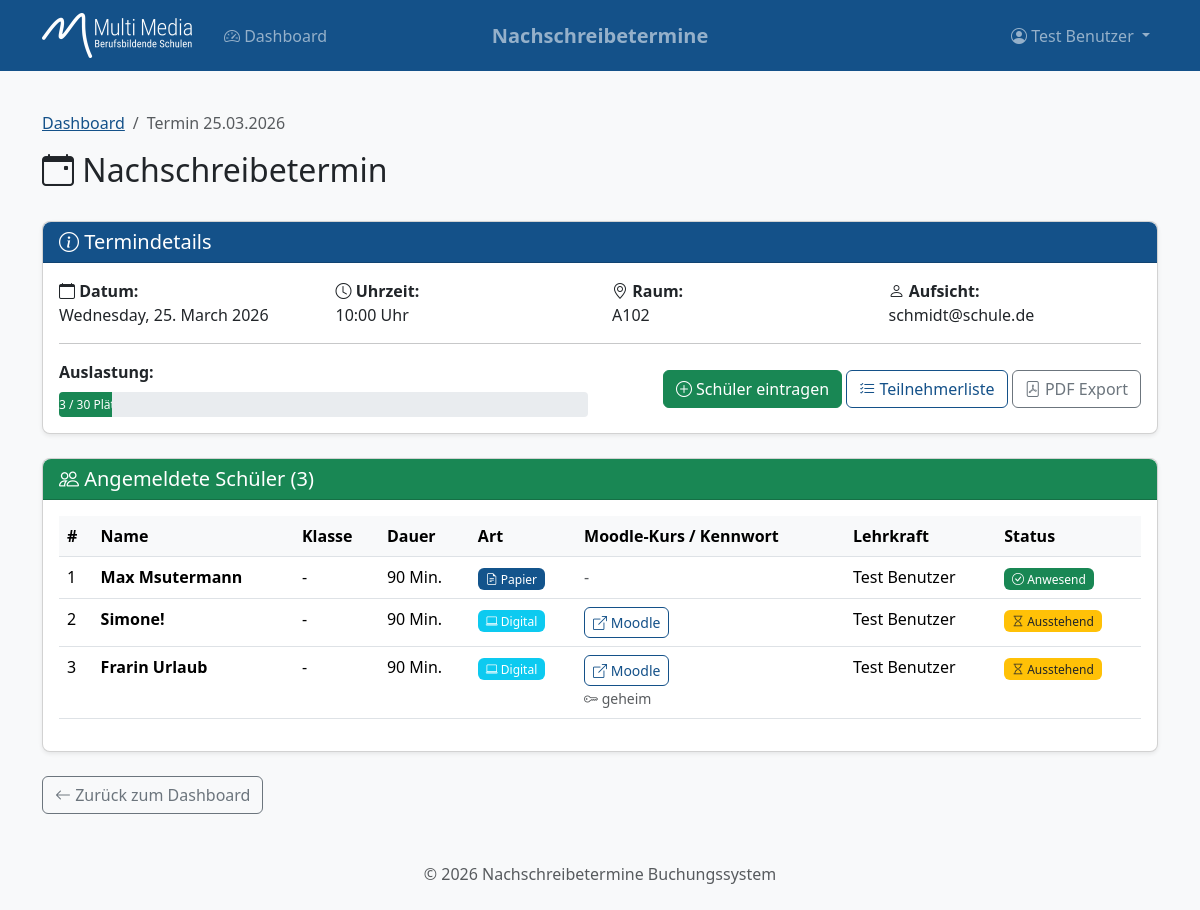
The app's page /termine/2 (signed in) with its own data.
### models.py (models this page shows, shortened)
class User(UserMixin, db.Model):
    __tablename__ = 'users'
    id = db.Column(db.Integer, primary_key=True)
    email = db.Column(db.String(120), unique=True, nullable=False)
    name = db.Column(db.String(100), nullable=False)
    azure_id = db.Column(db.String(100), unique=True, nullable=True)
    password_hash = db.Column(db.String(256), nullable=True)  # Für Debug-Benutzer
    is_test_user = db.Column(db.Boolean, default=False)
    is_lehrer = db.Column(db.Boolean, default=True)
    created_at = db.Column(db.DateTime, default=datetime.utcnow)
    buchungen = db.relationship('Buchung', backref='erstellt_von', lazy='dynamic',
                                foreign_keys='Buchung.lehrer_id')

class Termin(db.Model):
    __tablename__ = 'termine'
    id = db.Column(db.Integer, primary_key=True)
    datum = db.Column(db.Date, nullable=False)
    uhrzeit = db.Column(db.Time, nullable=False)
    aufsicht_email = db.Column(db.String(120), nullable=False)
    raum = db.Column(db.String(50), nullable=True)
    created_at = db.Column(db.DateTime, default=datetime.utcnow)
    buchungen = db.relationship('Buchung', backref='termin', lazy='dynamic')
    @property
    def datetime(self):
        return datetime.combine(self.datum, self.uhrzeit)
    @property
    def ist_vergangen(self):
        return self.datetime < datetime.now()
    @property
    def anzahl_buchungen(self):
        return self.buchungen.count()
    def hat_freie_plaetze(self, max_plaetze):
        return self.anzahl_buchungen < max_plaetze

class Buchung(db.Model):
    __tablename__ = 'buchungen'
    id = db.Column(db.Integer, primary_key=True)
    termin_id = db.Column(db.Integer, db.ForeignKey('termine.id'), nullable=False)
    lehrer_id = db.Column(db.Integer, db.ForeignKey('users.id'), nullable=False)
    schueler_name = db.Column(db.String(100), nullable=False)
    klasse = db.Column(db.String(20), nullable=True)
    dauer_minuten = db.Column(db.Integer, nullable=False, default=90)
    ist_digital = db.Column(db.Boolean, default=False)
    moodle_url = db.Column(db.String(500), nullable=True)
    moodle_passwort = db.Column(db.String(100), nullable=True)
    ist_anwesend = db.Column(db.Boolean, default=False)
    anwesenheit_bestaetigt_um = db.Column(db.DateTime, nullable=True)
    created_at = db.Column(db.DateTime, default=datetime.utcnow)
    updated_at = db.Column(db.DateTime, default=datetime.utcnow, onupdate=datetime.utcnow)

### routes.py (the view)
@termine_bp.route('/<int:termin_id>')
@login_required
@lehrer_required
def detail(termin_id):
    termin = Termin.query.get_or_404(termin_id)
    buchungen = termin.buchungen.all()
    max_plaetze = current_app.config['MAX_SCHUELER_PRO_TERMIN']
    return render_template('termine/detail.html',
                         termin=termin,
                         buchungen=buchungen,
                         max_plaetze=max_plaetze)

### auth.py (called while the page is built)
@login_manager.user_loader
def load_user(user_id):
    return User.query.get(int(user_id))

def lehrer_required(f):
    @wraps(f)
    def decorated_function(*args, **kwargs):
        if not current_user.is_authenticated:
            return redirect(url_for('auth.login'))
        if current_user.is_test_user:
            return f(*args, **kwargs)
        if not current_user.is_lehrer:
            return redirect(url_for('main.unauthorized'))
        return f(*args, **kwargs)
    return decorated_function

### templates/termine/detail.html (shortened to what this page needs)
{% extends "base.html" %}
{% block content %}
<div class="row mb-4">
    <div class="col">
        <nav aria-label="breadcrumb">
            <ol class="breadcrumb">
                <li class="breadcrumb-item"><a href="{{ url_for('main.dashboard') }}">Dashboard</a></li>
                <li class="breadcrumb-item active">Termin {{ termin.datum.strftime('%d.%m.%Y') }}</li>
            </ol>
        </nav>
        <h2>
            <i class="bi bi-calendar-event"></i> Nachschreibetermin
        </h2>
    </div>
</div>
<div class="card mb-4">
    <div class="card-header bg-primary text-white">
        <h5 class="mb-0">
            <i class="bi bi-info-circle"></i> Termindetails
        </h5>
    </div>
    <div class="card-body">
        <div class="row">
            <div class="col-md-3">
                <strong><i class="bi bi-calendar"></i> Datum:</strong><br>
                {{ termin.datum.strftime('%A, %d. %B %Y') }}
            </div>
            <div class="col-md-3">
                <strong><i class="bi bi-clock"></i> Uhrzeit:</strong><br>
                {{ termin.uhrzeit.strftime('%H:%M') }} Uhr
            </div>
            <div class="col-md-3">
                <strong><i class="bi bi-geo-alt"></i> Raum:</strong><br>
                {{ termin.raum or 'N/A' }}
            </div>
            <div class="col-md-3">
                <strong><i class="bi bi-person"></i> Aufsicht:</strong><br>
                {{ termin.aufsicht_email }}
            </div>
        </div>
        <hr>
        <div class="row align-items-center">
            <div class="col-md-6">
                {% set prozent = (termin.anzahl_buchungen / max_plaetze * 100)|int %}
                <strong>Auslastung:</strong>
                <div class="progress mt-2" style="height: 25px;">
                    <div class="progress-bar
                        {% if prozent >= 100 %}bg-danger{% elif prozent >= 70 %}bg-warning{% else %}bg-success{% endif %}"
                        role="progressbar"
                        style="width: {{ prozent }}%">
                        {{ termin.anzahl_buchungen }} / {{ max_plaetze }} Plätze belegt
                    </div>
                </div>
            </div>
            <div class="col-md-6 text-md-end mt-3 mt-md-0">
                {% if not termin.ist_vergangen and termin.hat_freie_plaetze(max_plaetze) %}
                    <a href="{{ url_for('termine.buchen', termin_id=termin.id) }}" class="btn btn-success">
                        <i class="bi bi-plus-circle"></i> Schüler eintragen
                    </a>
                {% endif %}
                <a href="{{ url_for('termine.teilnehmerliste', termin_id=termin.id) }}" class="btn btn-outline-primary">
                    <i class="bi bi-list-check"></i> Teilnehmerliste
                </a>
                <a href="{{ url_for('termine.teilnehmerliste_pdf', termin_id=termin.id) }}" class="btn btn-outline-secondary">
                    <i class="bi bi-file-pdf"></i> PDF Export
                </a>
            </div>
        </div>
    </div>
</div>
<div class="card">
    <div class="card-header bg-success text-white">
        <h5 class="mb-0">
            <i class="bi bi-people"></i> Angemeldete Schüler ({{ buchungen|length }})
        </h5>
    </div>
    <div class="card-body">
        {% if buchungen %}
        <div class="table-responsive">
            <table class="table table-hover">
                <thead>
                    <tr>
                        <th>#</th>
                        <th>Name</th>
                        <th>Klasse</th>
                        <th>Dauer</th>
                        <th>Art</th>
                        <th>Moodle-Kurs / Kennwort</th>
                        <th>Lehrkraft</th>
                        <th>Status</th>
                    </tr>
                </thead>
                <tbody>
                    {% for buchung in buchungen %}
                    <tr>
                        <td>{{ loop.index }}</td>
                        <td><strong>{{ buchung.schueler_name }}</strong></td>
                        <td>{{ buchung.klasse or '-' }}</td>
                        <td>{{ buchung.dauer_minuten }} Min.</td>
                        <td>
                            {% if buchung.ist_digital %}
                                <span class="badge bg-info">
                                    <i class="bi bi-laptop"></i> Digital
                                </span>
                            {% else %}
                                <span class="badge bg-secondary">
                                    <i class="bi bi-file-earmark-text"></i> Papier
                                </span>
                            {% endif %}
                        </td>
                        <td>
                            {% if buchung.ist_digital and buchung.moodle_url %}
                                <a href="{{ buchung.moodle_url }}" target="_blank" class="btn btn-sm btn-outline-primary">
                                    <i class="bi bi-box-arrow-up-right"></i> Moodle
                                </a>
                                {% if buchung.moodle_passwort %}
                                    <br><small class="text-muted mt-1"><i class="bi bi-key"></i> {{ buchung.moodle_passwort }}</small>
                                {% endif %}
                            {% else %}
                                <span class="text-muted">-</span>
                            {% endif %}
                        </td>
                        <td>{{ buchung.erstellt_von.name }}</td>
                        <td>
                            {% if buchung.ist_anwesend %}
                                <span class="badge bg-success">
                                    <i class="bi bi-check-circle"></i> Anwesend
                                </span>
                            {% else %}
                                <span class="badge bg-warning text-dark">
                                    <i class="bi bi-hourglass"></i> Ausstehend
                                </span>
                            {% endif %}
                        </td>
                    </tr>
                    {% endfor %}
                </tbody>
            </table>
        </div>
        {% endif %}
    </div>
</div>
<div class="mt-4">
    <a href="{{ url_for('main.dashboard') }}" class="btn btn-outline-secondary">
        <i class="bi bi-arrow-left"></i> Zurück zum Dashboard
    </a>
</div>
{% endblock %}

### templates/base.html (shortened to what this page needs)
<!DOCTYPE html>
<html lang="de">
<head>
    <link href="https://cdn.jsdelivr.net/npm/bootstrap@5.3.2/dist/css/bootstrap.min.css" rel="stylesheet">
    <link rel="stylesheet" href="https://cdn.jsdelivr.net/npm/bootstrap-icons@1.11.1/font/bootstrap-icons.css">
    <link rel="stylesheet" href="{{ url_for('static', filename='css/style.css') }}">
</head>
<body>
    <nav class="navbar navbar-expand-lg navbar-dark bg-primary">
        <div class="container">
            <a class="navbar-brand d-flex align-items-center" href="{{ url_for('main.index') }}">
                <img src="{{ url_for('static', filename='img/logo_weiss.png') }}" alt="Logo" height="45" class="me-2">
            </a>
            <span class="navbar-text position-absolute start-50 translate-middle-x fw-bold fs-5">Nachschreibetermine</span>
            <div class="collapse navbar-collapse" id="navbarNav">
                {% if current_user.is_authenticated %}
                <ul class="navbar-nav me-auto">
                    <li class="nav-item">
                        <a class="nav-link" href="{{ url_for('main.dashboard') }}">
                            <i class="bi bi-speedometer2"></i> Dashboard
                        </a>
                    </li>
                </ul>
                <ul class="navbar-nav">
                    <li class="nav-item dropdown">
                        <a class="nav-link dropdown-toggle" href="#" id="navbarDropdown" role="button"
                           data-bs-toggle="dropdown" aria-expanded="false">
                            <i class="bi bi-person-circle"></i> {{ current_user.name }}
                        </a>
                    </li>
                </ul>
                {% endif %}
            </div>
        </div>
    </nav>
    <main class="container py-4">
        {% block content %}{% endblock %}
    </main>
    <footer class="bg-light py-4 mt-auto">
        <div class="container text-center text-muted">
            <p class="mb-0">&copy; {{ now().year if now is defined else '2026' }} Nachschreibetermine Buchungssystem</p>
        </div>
    </footer>
</body>
</html>

### static/css/style.css (style rules this page uses)
:root { --bs-primary: #145189; --bs-primary-rgb: 20, 81, 137; --bs-secondary: #13548C; --bs-secondary-rgb: 19, 84, 140; --bs-accent: #F9542F; --bs-accent-rgb: 249, 84, 47; --bs-link-color: #145189; --bs-link-hover-color: #0e3a61; }
body { min-height: 100vh; display: flex; flex-direction: column; background-color: #f8f9fa; }
main { flex: 1; }
a { color: var(--bs-primary); }
.navbar { background-color: var(--bs-primary) !important; }
.navbar-brand { font-weight: 600; }
.btn-outline-primary { color: var(--bs-primary); border-color: var(--bs-primary); }
.bg-primary { background-color: var(--bs-primary) !important; }
.bg-secondary { background-color: var(--bs-secondary) !important; }
.card { border-radius: 0.5rem; box-shadow: 0 0.125rem 0.25rem rgba(0, 0, 0, 0.075); }
.card-header { border-radius: 0.5rem 0.5rem 0 0 !important; }
.progress { border-radius: 0.25rem; }
.progress-bar { transition: width 0.3s ease; }
.table th { border-top: none; background-color: #f8f9fa; }
.btn { border-radius: 0.375rem; }
footer { margin-top: auto; }
.badge { font-weight: 500; padding: 0.4em 0.65em; }

### records on screen
User: name "Test Benutzer"
Termin: datum "25.03.2026", datum "Wednesday, 25. March 2026", uhrzeit "10:00", raum "A102", aufsicht_email "schmidt@schule.de"
Buchung: schueler_name "Max Msutermann", klasse "-", dauer_minuten "90", ist_digital False (drawn), erstellt_von.name "Test Benutzer", ist_anwesend True (drawn)
Buchung: schueler_name "Simone!", klasse "-", dauer_minuten "90", ist_digital True (drawn), erstellt_von.name "Test Benutzer", ist_anwesend False (drawn)
Buchung: schueler_name "Frarin Urlaub", klasse "-", dauer_minuten "90", ist_digital True (drawn), moodle_passwort "geheim", erstellt_von.name "Test Benutzer", ist_anwesend False (drawn)

### other values on screen
{{ termin.anzahl_buchungen }} "3"
{{ max_plaetze }} "30"
{{ buchungen|length }} "3"
